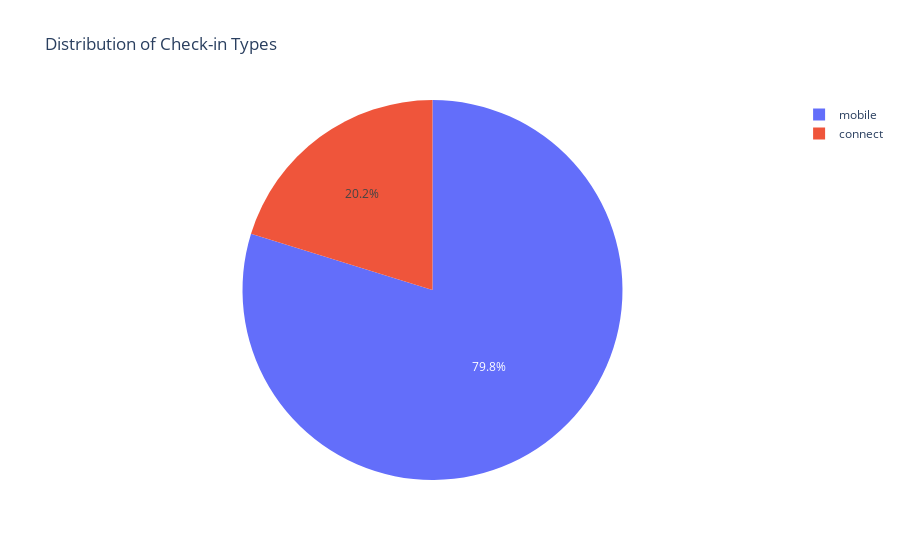

The notebook cell saved with this chart:
### Code cell
# Create a pie chart using Plotly Express
fig = px.pie(
    names=checkin_type_counts.index,
    values=checkin_type_counts.values,
    title='Distribution of Check-in Types',
)

fig.show()

### Figure 1 — Plotly figure (JSON) as saved in the notebook; plotly's stock layout.template omitted (floating-point values rounded to 4 significant figures)
{"data": [{"domain": {"x": [0, 1], "y": [0, 1]}, "hovertemplate": "label=%{label}<br>value=%{value}<extra></extra>", "labels": ["mobile", "connect"], "legendgroup": "", "name": "", "showlegend": true, "type": "pie", "values": [17003, 4307]}], "layout": {"legend": {"tracegroupgap": 0}, "title": {"text": "Distribution of Check-in Types"}}}
